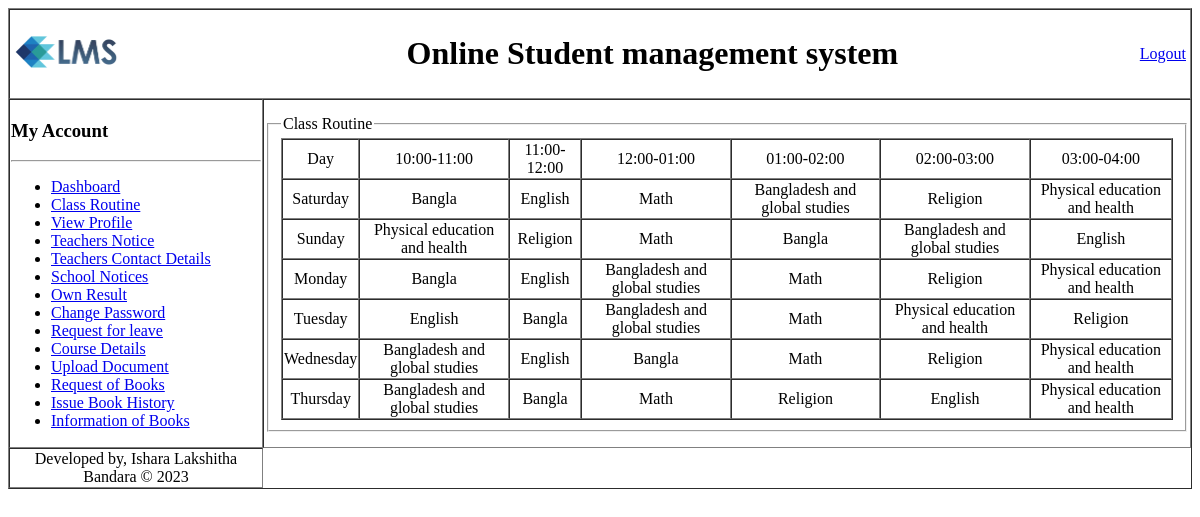
Page /student/view/routine.php (signed in) on the earlier database version.
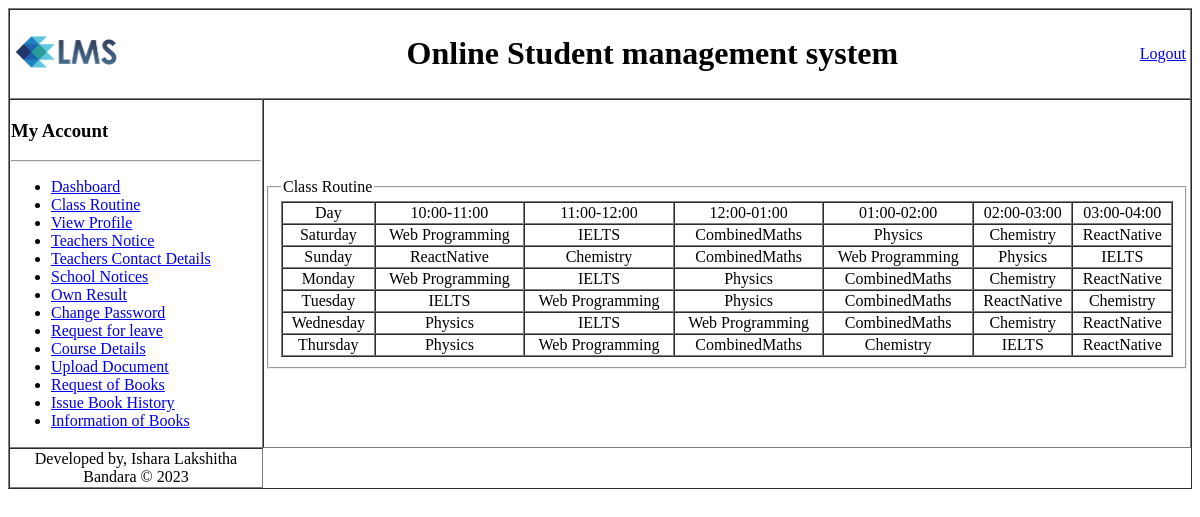
Same page on the later database version.
### tables this page shows
CREATE TABLE `routine` (
  `day` varchar(50) NOT NULL,
  `10:00-11:00` varchar(50) NOT NULL,
  `11:00-12:00` varchar(50) NOT NULL,
  `12:00-01:00` varchar(50) NOT NULL,
  `01:00-02:00` varchar(50) NOT NULL,
  `02:00-03:00` varchar(50) NOT NULL,
  `03:00-04:00` varchar(50) NOT NULL
);

### student/Model/DatabaseConnection.php (called while the page is built, shortened)
<?php
		function getAllroutine(){
			$conn = getConnection();
			$sql = "select * from routine";
			$result = mysqli_query($conn, $sql);
			$user=[];
			while($row = mysqli_fetch_assoc($result))
			{
				array_push($user, $row);
			}
			return $user;
		}
?>

### student/View/routine.php (the view, shortened to what this page needs)
<?php
require_once('../Model/DatabaseConnection.php');
$routine=getAllroutine();
include('header.php');
?>
<?php include('sideBar.php'); ?>
        <td>
          <fieldset>
            <legend>Class Routine</legend>
        <form class="" action="" method="post">
        <?php
                echo "<table border = 1 width='100%' cellspacing = 0  >
                <tr align = 'center'>
                    <td>Day</td>
                    <td>10:00-11:00</td>
                    <td>11:00-12:00</td>
                    <td>12:00-01:00</td>
                    <td>01:00-02:00</td>
                    <td>02:00-03:00</td>
					<td>03:00-04:00</td>
                </tr>";
                for($i = 0; $i<count($routine); $i++){
                    echo "<tr align = 'center'>
                    <td>{$routine[$i]['day']}</td>
                    <td>{$routine[$i]['10:00-11:00']}</td>
                    <td>{$routine[$i]['11:00-12:00']}</td>
                    <td>{$routine[$i]['12:00-01:00']}</td>
                    <td>{$routine[$i]['01:00-02:00']}</td>
                    <td>{$routine[$i]['02:00-03:00']}</td>
					<td>{$routine[$i]['03:00-04:00']}</td>
                </tr>";
                }
                echo "</table>";
                ?>
        </form>
        </fieldset>
        </td>
      </tr>
      <?php include('footer.php'); ?>

### student/View/header.php (shortened to what this page needs)
<!DOCTYPE html>
<html lang="en" dir="ltr">
  <head>
  </head>
  <body>
    <table border="1" cellspacing="0" width="100%" >
      <tr>
        <td colspan="2">
          <table width="100%">
            <tr>
              <td><img height="50px" weight="50px" src="../Resources/logo.png" alt=""></td>
              <td align = "center"><h1>Online Student management system</h1></td>
              <td align = "right">
                <a href="../Controller/logOut.php">Logout</a>
              </td>
            </tr>
          </table>
        </td>
      </tr>

### student/View/sideBar.php
<tr>
        <td width="250px">
          <h3>My Account</h3>
          <hr>
          <ul>
            <li><a href="dashboard.php">Dashboard</a></li>
            <li><a href="routine.php">Class Routine</a></li>
            <li><a href="viewprofile.php">View Profile</a></li>
            <li><a href="teachernotice.php">Teachers Notice</a></li>
            <li><a href="teacherprofile.php">Teachers Contact Details</a></li>
            <li><a href="schoolnotice.php">School Notices</a></li>
            <li><a href="result.php">Own Result</a></li>
            <li><a href="reset.php">Change Password</a></li>
            <li><a href="leaverequest.php">Request for leave</a></li>
            <li><a href="coursedetails.php">Course Details</a></li>
            <li><a href="upload.php">Upload Document</a></li>
            <li><a href="requestforbook.php">Request of Books</a></li>
            <li><a href="issuebook.php">Issue Book History</a></li>
            <li><a href="booksinfo.php">Information of Books</a></li>
          </ul>
        </td>

### student/View/footer.php
<tr>
  <td align="center">Developed by, Ishara Lakshitha Bandara &copy; 2023</td>
</tr>
</table>
</body>
</html>

Differences in the rows shown:
changed routine "Saturday": value "Bangla" → "Web Programming"; value "English" → "IELTS"; value "Math" → "CombinedMaths"; value "Bangladesh and global studies" → "Physics"; value "Religion" → "Chemistry"; value "Physical education and health" → "ReactNative"
changed routine "Sunday": value "Physical education and health" → "ReactNative"; value "Religion" → "Chemistry"; value "Math" → "CombinedMaths"; value "Bangla" → "Web Programming"; value "Bangladesh and global studies" → "Physics"; value "English" → "IELTS"
changed routine "Monday": value "Bangla" → "Web Programming"; value "English" → "IELTS"; value "Bangladesh and global studies" → "Physics"; value "Math" → "CombinedMaths"; value "Religion" → "Chemistry"; value "Physical education and health" → "ReactNative"
changed routine "Tuesday": value "English" → "IELTS"; value "Bangla" → "Web Programming"; value "Bangladesh and global studies" → "Physics"; value "Math" → "CombinedMaths"; value "Physical education and health" → "ReactNative"; value "Religion" → "Chemistry"
changed routine "Wednesday": value "Bangladesh and global studies" → "Physics"; value "English" → "IELTS"; value "Bangla" → "Web Programming"; value "Math" → "CombinedMaths"; value "Religion" → "Chemistry"; value "Physical education and health" → "ReactNative"
changed routine "Thursday": value "Bangladesh and global studies" → "Physics"; value "Bangla" → "Web Programming"; value "Math" → "CombinedMaths"; value "Religion" → "Chemistry"; value "English" → "IELTS"; value "Physical education and health" → "ReactNative"
